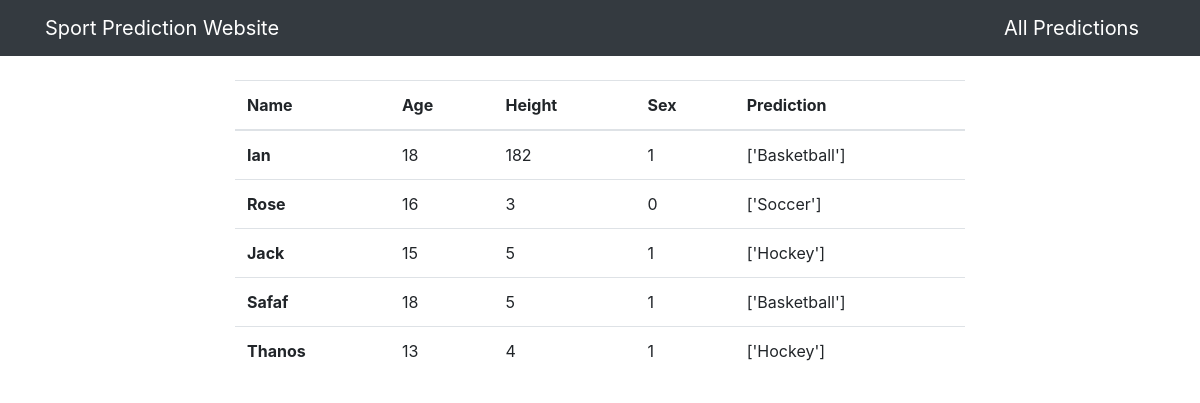
The page /predictions/ on the database its author committed.
### dashboard/models.py (models this page shows, shortened)
class Data(models.Model):
    name = models.CharField(max_length=100, null=True)
    age = models.PositiveIntegerField(
        validators=[MinValueValidator(13), MaxValueValidator(19)], null=True)
    height = models.PositiveIntegerField(null=True)
    sex = models.PositiveIntegerField(choices=GENDER, null=True)
    predictions = models.CharField(max_length=100, blank=True)
    date = models.DateTimeField(auto_now_add=True)
    class Meta:
        ordering = ['-date']

### dashboard/views.py (the view)
# urls.py: path('predictions/', views.predictions, name='dashboard-predictions'),
def predictions(request):
    predicted_sports = Data.objects.all()
    context = {
        'predicted_sports': predicted_sports
    }
    return render(request, 'dashboard/predictions.html', context)

### templates/dashboard/predictions.html (shortened to what this page needs)
{% extends 'partials/base.html' %}
{% block content  %}
<div class="container">
    <div class="row mt-4">
        <div class="col-md-8 offset-md-2">
            <table class="table">
                <thead>
                  <tr>
                    <th scope="col">Name</th>
                    <th scope="col">Age</th>
                    <th scope="col">Height</th>
                    <th scope="col">Sex</th>
                    <th scope="col">Prediction</th>
                  </tr>
                </thead>
                <tbody>
                  {% for data in predicted_sports %}
                  <tr>
                    <th scope="row">{{ data.name }}</th>
                    <td>{{ data.age }}</td>
                    <td>{{ data.height }}</td>
                    <td>{{ data.sex }}</td>
                    <td>{{ data.predictions }}</td>
                  </tr>
                  {% endfor %}
                </tbody>
              </table>
        </div>
    </div>
</div>
{% endblock %}

### templates/partials/base.html (shortened to what this page needs)
<!doctype html>
<html lang="en">
  <head>
    <link rel="stylesheet" href="https://cdn.jsdelivr.net/npm/bootstrap@4.6.0/dist/css/bootstrap.min.css">
  </head>
  <body>
    {% include 'partials/nav.html' %}
    {% block content  %}
    {% endblock %}
  </body>
</html>

### templates/partials/nav.html
<nav class="navbar navbar-dark bg-dark">
    <div class="container">
        <a class="navbar-brand" href="{% url 'dashboard-index' %}">Sport Prediction Website</a>
        <a class="navbar-brand ml-auto" href="{% url 'dashboard-predictions' %}">All Predictions</a>
    </div>
</nav>

### rows shown on the page
Data: name "Ian", age "18", height "182", sex "1", predictions "['Basketball']"
Data: name "Rose", age "16", height "3", sex "0", predictions "['Soccer']"
Data: name "Jack", age "15", height "5", sex "1", predictions "['Hockey']"
Data: name "Safaf", age "18", height "5", sex "1", predictions "['Basketball']"
Data: name "Thanos", age "13", height "4", sex "1", predictions "['Hockey']"
